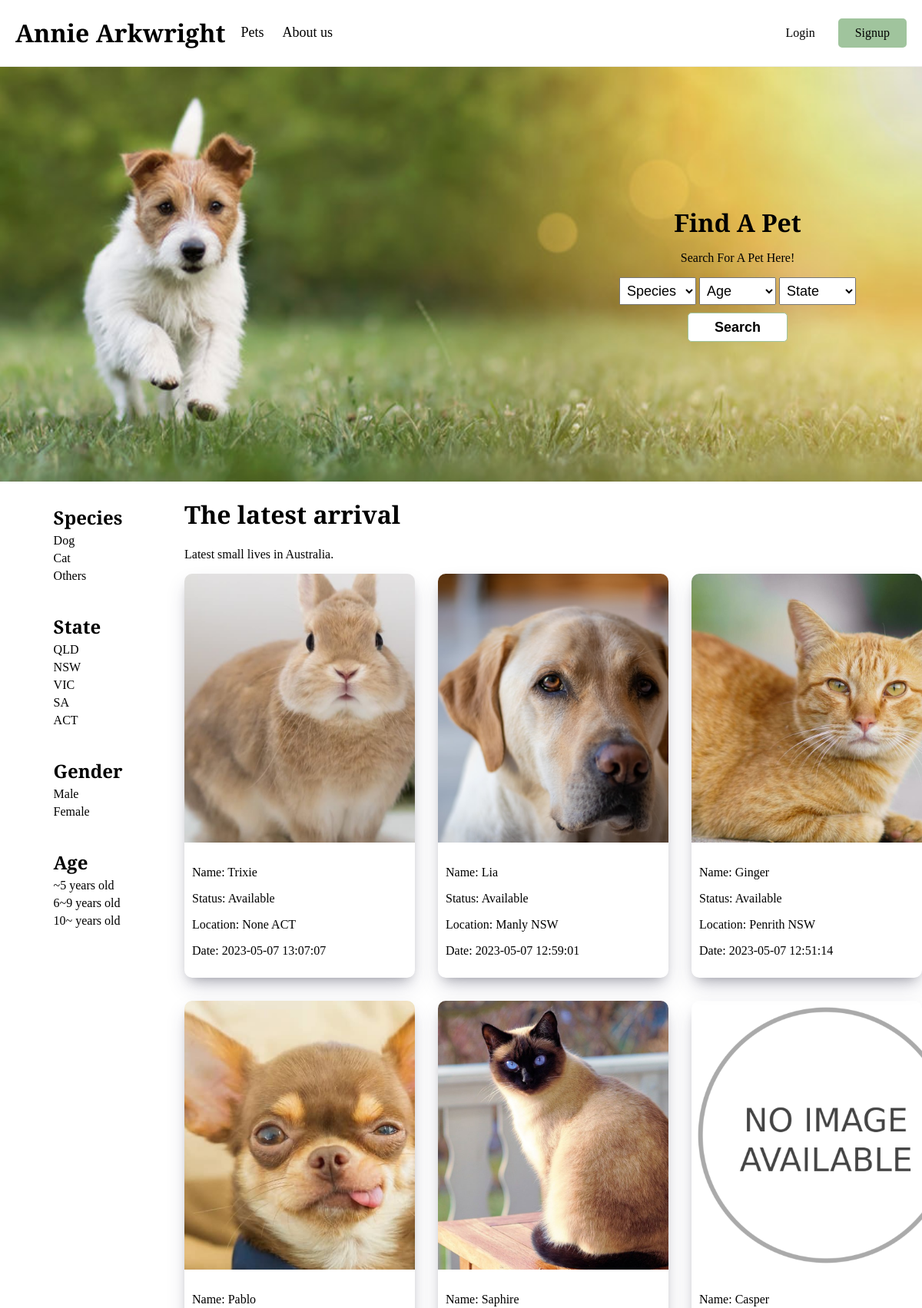
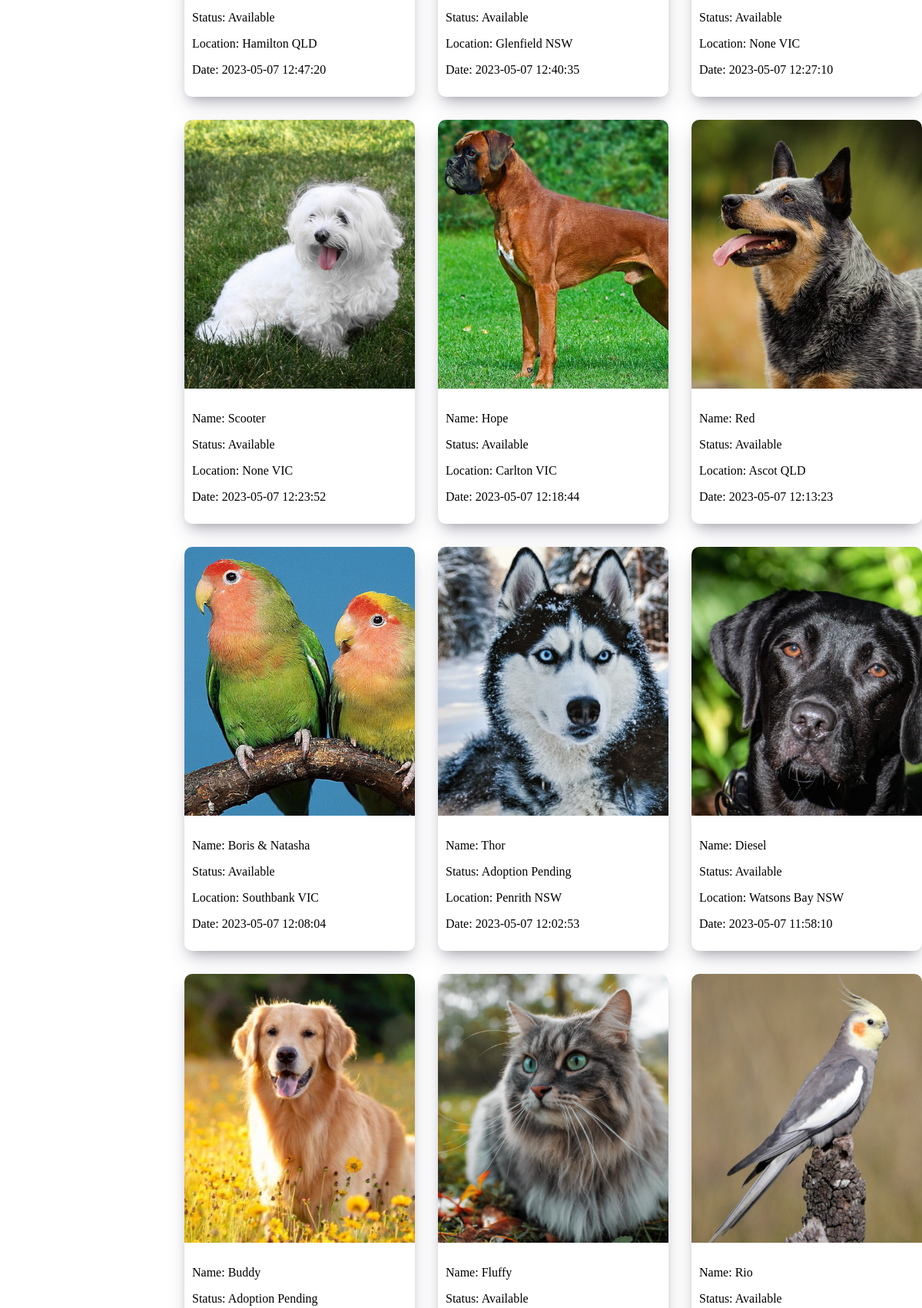
The page / (upper part) on the database its author committed (2 pictures, top to bottom).
### SEF/models.py (models this page shows, shortened)
class Pet(models.Model):
    name = models.CharField(max_length=100)
    species = models.CharField(max_length=100)
    breed = models.CharField(max_length=100)
    age = models.PositiveIntegerField()
    gender = models.CharField(max_length=50)
    description = models.CharField(max_length=500)
    image_path = models.CharField(max_length=100)
    status = models.CharField(max_length=100)
    suburb = models.CharField(max_length=100)
    state = models.CharField(max_length=100)
    fee = models.PositiveIntegerField()
    date_added = models.CharField(max_length=100)

### SEF/views.py (the view)
# urls.py: path("", views.home, name="home"),
def home(request):
    pets = Pet.objects.all().order_by("-date_added").values()[:20]
    return render(
        request,
        'home.html',
        context={'pets': pets}
    )

### SEF/templates/home.html (shortened to what this page needs)
<!DOCTYPE html>
<html lang="en">
<head>
    {% load static %}
    <link rel="stylesheet" type="text/css" href="{% static 'css/master.css' %}">
    <link rel="stylesheet" type="text/css" href="{% static 'css/Kiyo.css' %}">
</head>
<body>
    {% include 'layout/header.html' %}
    <div id="hero">
        <div id="hero-left">
            <h1>Find A Pet</h1>
            <p>Search For A Pet Here!</p>
            <form action="/search-pet" method="POST" id="search-pet">
                <div>
                    <select name="species" id="species">
                        <option selected="true" disabled="disabled">Species</option>
                    </select>
                    <select name="age" id="age" required>
                        <option selected="true" disabled="disabled">Age</option>
                    </select>
                    <select name="state" id="state" required>
                        <option selected="true" disabled="disabled">State</option>
                    </select>
                </div>
                <button id="submit" type="submit">Search</button>
            </form>
        </div>
    </div>
    <div id="list">
        <div id="list-menu-desktop">
            {% include 'components/list-menu.html' %}
        </div>
        <div id="list-pets">
            <h1>The latest arrival</h1>
            <p>Latest small lives in Australia.</p>
            {% include 'components/pet-list-home.html' %}
        </div>
    </div>
</body>
</html>

### SEF/templates/layout/header.html (shortened to what this page needs)
{% load static %}
<header id="header-desktop">
    <div id="header-left">
        <h1><a href="/" id="logo">Annie Arkwright</a></h1>
        <div>
            <a href="/pet-list">Pets</a>
            <a href="/about-us">About us</a>
        </div>
    </div>
    {% if request.session.login_user %}
        <div id="header-right">
            {% if request.session.login_user == 1 %}
            <a href="/admin" id="login">Admin</a>
            {% endif %}
            <a href="/logout" id="signup">Logout</a>
        </div>
    {% else %}
        <div id="header-right">
            <a href="/authentication?auth_method=login" id="login">Login</a>
            <a href="/authentication?auth_method=signup" id="signup">Signup</a>
        </div>
    {% endif %}
</header>

### SEF/templates/components/list-menu.html
<div id="list-menu">
    <div>
        <h2>Species</h2>
        <a href="/pet-list?specie=dog">Dog</a>
        <a href="/pet-list?specie=cat">Cat</a>
        <a href="/pet-list?specie=others">Others</a>
    </div>
    <div>
        <h2>State</h2>
        <a href="/pet-list?state=qld">QLD</a>
        <a href="/pet-list?state=nsw">NSW</a>
        <a href="/pet-list?state=vic">VIC</a>
        <a href="/pet-list?state=sa">SA</a>
        <a href="/pet-list?state=act">ACT</a>
    </div>
    <div>
        <h2>Gender</h2>
        <a href="/pet-list?gender=male">Male</a>
        <a href="/pet-list?gender=female">Female</a>
    </div>
    <div>
        <h2>Age</h2>
        <a href="/pet-list?age=5">~5 years old</a>
        <a href="/pet-list?age=6-9">6~9 years old</a>
        <a href="/pet-list?age=10">10~ years old</a>
    </div>
</div>

### SEF/templates/components/pet-list-home.html
<div id="pets">
    {% if not pets %}
        <h1>No result found.</h1>
    {% else %}
        {% for pet in pets %}
        <a href="/pet-detail?pet_id={{ pet.id }}" id="pet-box">
            <div id="pet-img">
                <img src="static/{{ pet.image_path }}" alt="{{ pet.name }} image">
            </div>
            <div id="pet-feature">
                <p>Name: {{ pet.name }}</p>
                <p>Status: {{ pet.status }}</p>
                <p>Location: {{ pet.suburb }} {{ pet.state }}
                <p>Date: {{ pet.date_added }}</p>
            </div>
        </a>
        {% endfor %}
    {% endif %}
</div>

### SEF/static/css/master.css (style rules this page uses)
html, body { font-family: 'Young Serif', serif; margin: 0; padding: 0; }
#header-desktop { width: 100%; margin: auto; height: fit-content; display: flex; flex-direction: row; align-items: center; border-bottom: 1px solid #efefef; }
#header-left { width: 70%; display: flex; flex-direction: row; justify-content: start; align-items: center; gap: 20px; margin-left: 20px ; }
#logo { text-decoration: none; color: black; }
#header-left div a { margin-right: 20px; font-size: 18px; color: black; text-decoration: none; }
#header-right { width: 30%; display: flex; flex-direction: row; justify-content: end; align-items: center; gap: 10px; margin-right: 20px; }
#header-right a { text-decoration: none; color: black; padding: 8px 20px; border-radius: 5px; }
#signup { border: 2px solid #A0C49D; background-color: #A0C49D; color: white; border-radius: 10px; }

### SEF/static/css/Kiyo.css (style rules this page uses)
#hero { width: 100%; height: 40vw; display: flex; flex-direction: row; justify-content: end; align-items: center; padding: 30px 0; background-image: url("../images/home/hero.jpeg"); background-repeat: no-repeat; background-position: center; background-size: cover; }
#hero-left { width: 40%; display: flex; flex-direction: column; justify-content: center; align-items: center; }
#hero-left h1 { padding: 0; margin: 0; }
#search-pet { display: flex; flex-direction: column; justify-content: center; align-items: center; }
#search-pet select { width: 100px; height: 36px; padding: 3px 5px; font-size: 18px; cursor: pointer; }
#submit { margin-top: 10px; width: 130px; height: 38px; border-radius: 5px; border: 1px solid #A0C49D; background-color: white; cursor: pointer; font-size: 18px; font-weight: bold; }
#list { width: 100%; display: flex; flex-direction: row; padding-bottom: 20px; position: relative; }
#list-menu { width: 60%; margin: auto; height: fit-content; display: flex; flex-direction: column; }
#list-menu-desktop { width: 20%; }
#list-menu div { width: 70%; margin: auto; display: flex; flex-direction: column; padding: 10px 0; gap: 5px; }
#list-menu div h2 { margin-bottom: 0; }
#list-menu div a { text-decoration: none; color: black; }
#list-pets { width: 80%; position: relative; z-index: 0; }
#pets { width: 100%; display: grid; grid-template-columns: auto auto auto; flex-direction: row; justify-content: center; align-items: center; gap: 30px; }
#pet-box { width: 100%; height: 100%; display: flex; flex-direction: column; box-shadow: rgba(50, 50, 93, 0.25) 0px 13px 27px -5px, rgba(0, 0, 0, 0.3) 0px 8px 16px -8px; text-decoration: none; border-radius: 10px; color: black; overflow: hidden; }
#pet-img img { width: 350px; }
#pet-feature { padding: 10px; }

### rows shown on the page
Pet: image_path (picture), name "Trixie", status "Available", suburb "None", state "ACT", date_added "2023-05-07 13:07:07"
Pet: image_path (picture), name "Lia", status "Available", suburb "Manly", state "NSW", date_added "2023-05-07 12:59:01"
Pet: image_path (picture), name "Ginger", status "Available", suburb "Penrith", state "NSW", date_added "2023-05-07 12:51:14"
Pet: image_path (picture), name "Pablo", status "Available", suburb "Hamilton", state "QLD", date_added "2023-05-07 12:47:20"
Pet: image_path (picture), name "Saphire", status "Available", suburb "Glenfield", state "NSW", date_added "2023-05-07 12:40:35"
Pet: image_path (placeholder picture), name "Casper", status "Available", suburb "None", state "VIC", date_added "2023-05-07 12:27:10"
Pet: image_path (picture), name "Scooter", status "Available", suburb "None", state "VIC", date_added "2023-05-07 12:23:52"
Pet: image_path (picture), name "Hope", status "Available", suburb "Carlton", state "VIC", date_added "2023-05-07 12:18:44"
Pet: image_path (picture), name "Red", status "Available", suburb "Ascot", state "QLD", date_added "2023-05-07 12:13:23"
Pet: image_path (picture), name "Boris & Natasha", status "Available", suburb "Southbank", state "VIC", date_added "2023-05-07 12:08:04"
Pet: image_path (picture), name "Thor", status "Adoption Pending", suburb "Penrith", state "NSW", date_added "2023-05-07 12:02:53"
Pet: image_path (picture), name "Diesel", status "Available", suburb "Watsons Bay", state "NSW", date_added "2023-05-07 11:58:10"
Pet: image_path (picture), name "Buddy", status "Adoption Pending"
Pet: image_path (picture), name "Fluffy", status "Available"
Pet: image_path (picture), name "Rio", status "Available"
